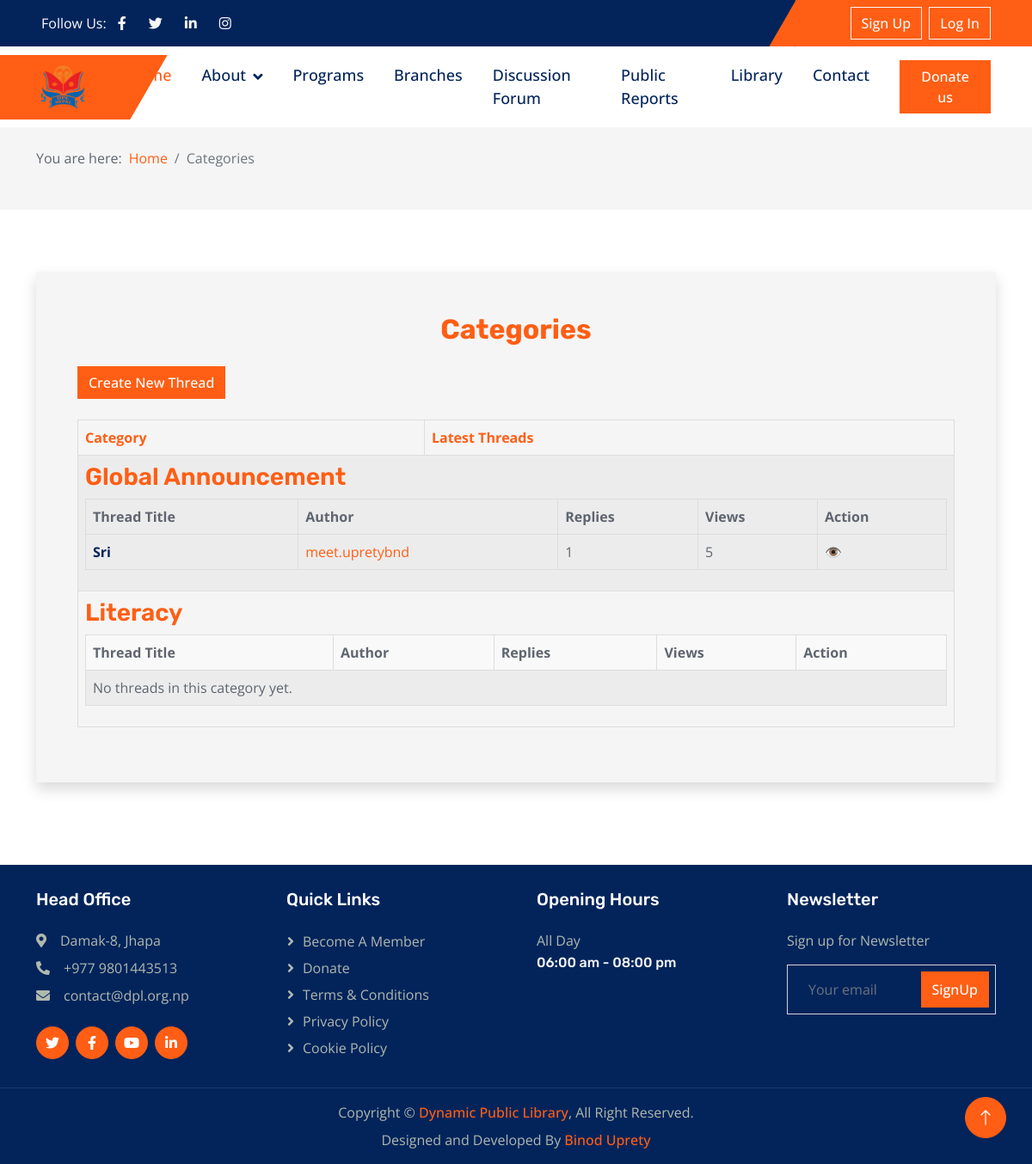
Screenshot of /discussion/ with the database file from the repository.
### forum/models.py (models this page shows, shortened)
class Category(models.Model):
    name = models.CharField(max_length=100, unique=True)

class Thread(models.Model):
    title = models.CharField(max_length=255)
    author = models.ForeignKey(User, on_delete=models.CASCADE, related_name="threads")
    content = models.TextField()
    category = models.ForeignKey('Category', on_delete=models.CASCADE, related_name="threads")
    created_at = models.DateTimeField(auto_now_add=True)
    updated_at = models.DateTimeField(auto_now=True)
    view_count = models.PositiveIntegerField(default=0)
    likes = models.ManyToManyField(User, related_name="liked_threads", blank=True)
    views = models.IntegerField(default=0)
    last_reply = models.ForeignKey('Reply', on_delete=models.SET_NULL, null=True, blank=True, related_name="last_replied_thread")

### forum/views.py (the view)
# urls.py: path('', views.category_list, name='category_list'),
def category_list(request):
    categories = Category.objects.all().order_by('id')  # Orders by the creation order
    for category in categories:
        category.latest_threads = category.threads.all().order_by('-created_at')[:5]
    paginator = Paginator(categories, 5)  # Display 5 categories per page
    page_number = request.GET.get('page')
    page_obj = paginator.get_page(page_number)
    return render(request, 'discussion/category_list.html', {
        'categories': page_obj,
    })

### templates/discussion/category_list.html (shortened to what this page needs)
{% extends 'base.html' %}
{% load static %}
{% block content %}
<div class="container-fluid bg-light py-3 mb-4">
    <div class="container-fluid bg-light py-2 mb-4">
        <div class="container">
            <div class="row align-items-center">
                <div class="col-lg-12 d-flex justify-content-start align-items-center">
                    <p class="mb-0 me-2">You are here:</p>
                    <nav aria-label="breadcrumb">
                        <ol class="breadcrumb mb-0">
                            <li class="breadcrumb-item"><a href="{% url 'home' %}" class="text-primary">Home</a></li>
                            <li class="breadcrumb-item active" aria-current="page">Categories</li>
                        </ol>
                    </nav>
                </div>
            </div>
        </div>
    </div>
</div>
<div class="container-xxl py-5">
    <div class="container">
        <div class="row justify-content-center">
            <div class="col-lg-12">
                <div class="wow fadeInUp shadow p-5 bg-light rounded" data-wow-delay="0.1s">
                    <h2 class="text-center mb-4 text-primary">Categories</h2>
                    <a href="{% url 'create_thread' %}" class="btn btn-primary mb-4">Create New Thread</a>
                    <table class="table table-bordered bg-light table-striped">
                        <thead>
                            <tr class="text-primary">
                                <th scope="col">Category</th>
                                <th scope="col">Latest Threads</th>
                            </tr>
                        </thead>
                        <tbody>
                            {% for category in categories %}
                            <tr class="category-item">
                                <td colspan="2">
                                    <h3 class="category-name text-primary">
                                        <a href="{% url 'category_threads' category_id=category.id %}" class="text-primary">{{ category.name }}</a>
                                    </h3>
                                    <table class="table table-bordered bg-light table-striped">
                                        <thead>
                                            <tr class="text-secondary">
                                                <th scope="col">Thread Title</th>
                                                <th scope="col">Author</th>
                                                <th scope="col">Replies</th>
                                                <th scope="col">Views</th>
                                                <th scope="col">Action</th>
                                            </tr>
                                        </thead>
                                        <tbody>
                                            {% for thread in category.latest_threads %}
                                            <tr class="thread-item">
                                                <td>
                                                    <a href="{% url 'thread_detail' thread.id %}" class="text-dark font-weight-bold">{{ thread.title }}</a>
                                                </td>
<td><a href="{% url 'profile' username=thread.author.username %}">{{ thread.author.username }}</a></td>
                                                <td>{{ thread.replies.count }}</td>
                                                <td>{{ thread.views }}</td>
                                                <td>
                                                    <a href="{% url 'thread_detail' thread.id %}" class="text-secondary">👁️</a>
                                                </td>
                                            </tr>
                                            {% empty %}
                                            <tr>
                                                <td colspan="5">No threads in this category yet.</td>
                                            </tr>
                                            {% endfor %}
                                        </tbody>
                                    </table>
                                </td>
                            </tr>
                            {% endfor %}
                        </tbody>
                    </table>
                </div>
            </div>
        </div>
    </div>
</div>
{% endblock %}

### dpl/static/css/style.css (style rules this page uses)
:root { --primary: #FF5E14; --secondary: #5F656F; --light: #F5F5F5; --dark: #02245B; }
h1, h2, .h1, .h2, .fw-bold { font-weight: 700 !important; }
h3, h4, .h3, .h4, .fw-medium { font-weight: 600 !important; }
.btn { transition: .5s; font-weight: 500; }
.btn-primary, .btn-outline-primary:hover { color: #FFFFFF; }

### templates/discussion/category_list.html (style rules this page uses)
.text-dark { color: #343a40; }
.font-weight-bold { font-weight: 700; }
.table-striped tbody tr:nth-of-type(odd) { background-color: #f9f9f9; }
.table-bordered { border: 1px solid #ddd; }

### rows the page displays
Category: name "Global Announcement"
Thread: title "Sri", author.username "meet.upretybnd", replies.count "1", views "5"
Category: name "Literacy"
